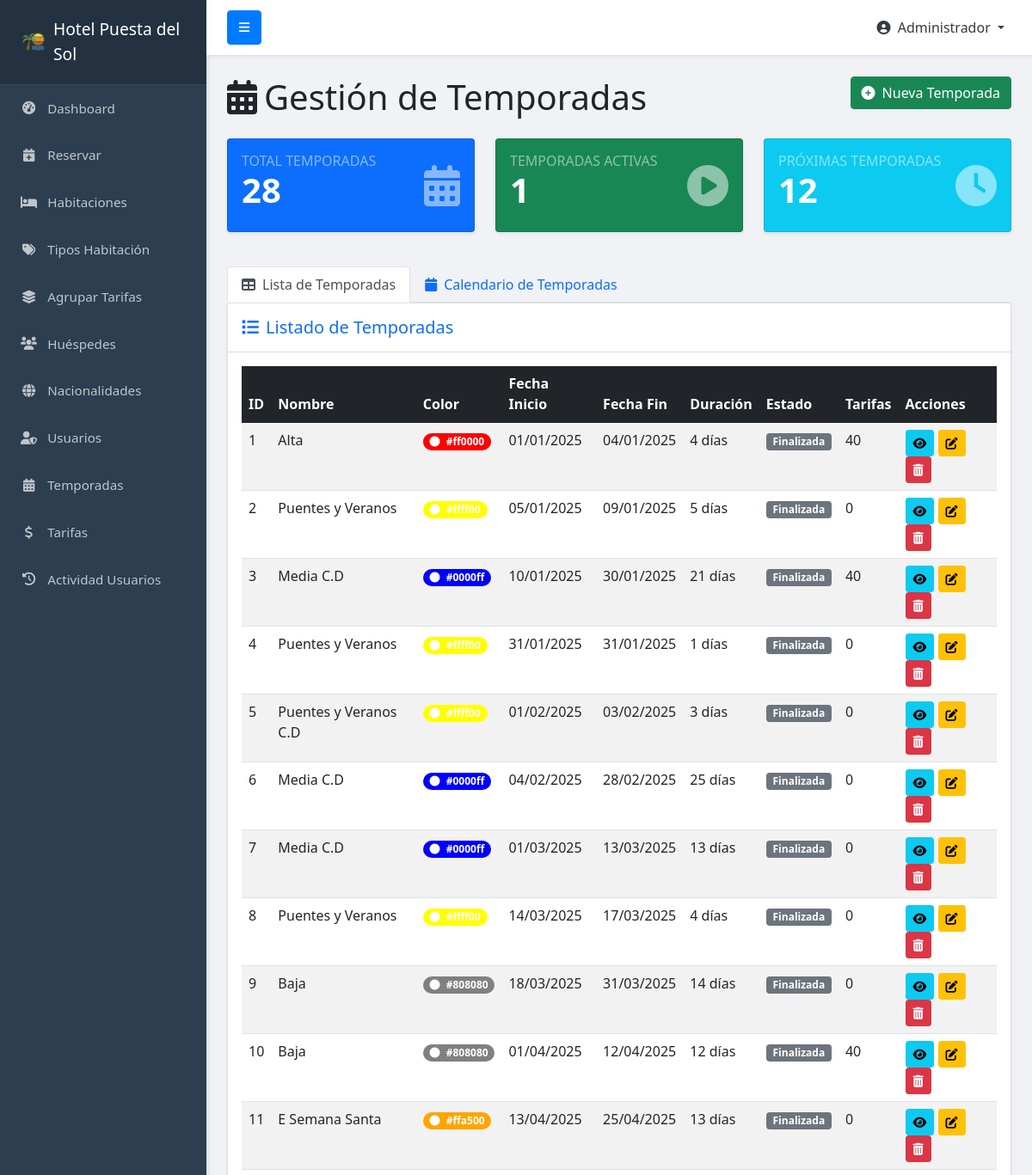
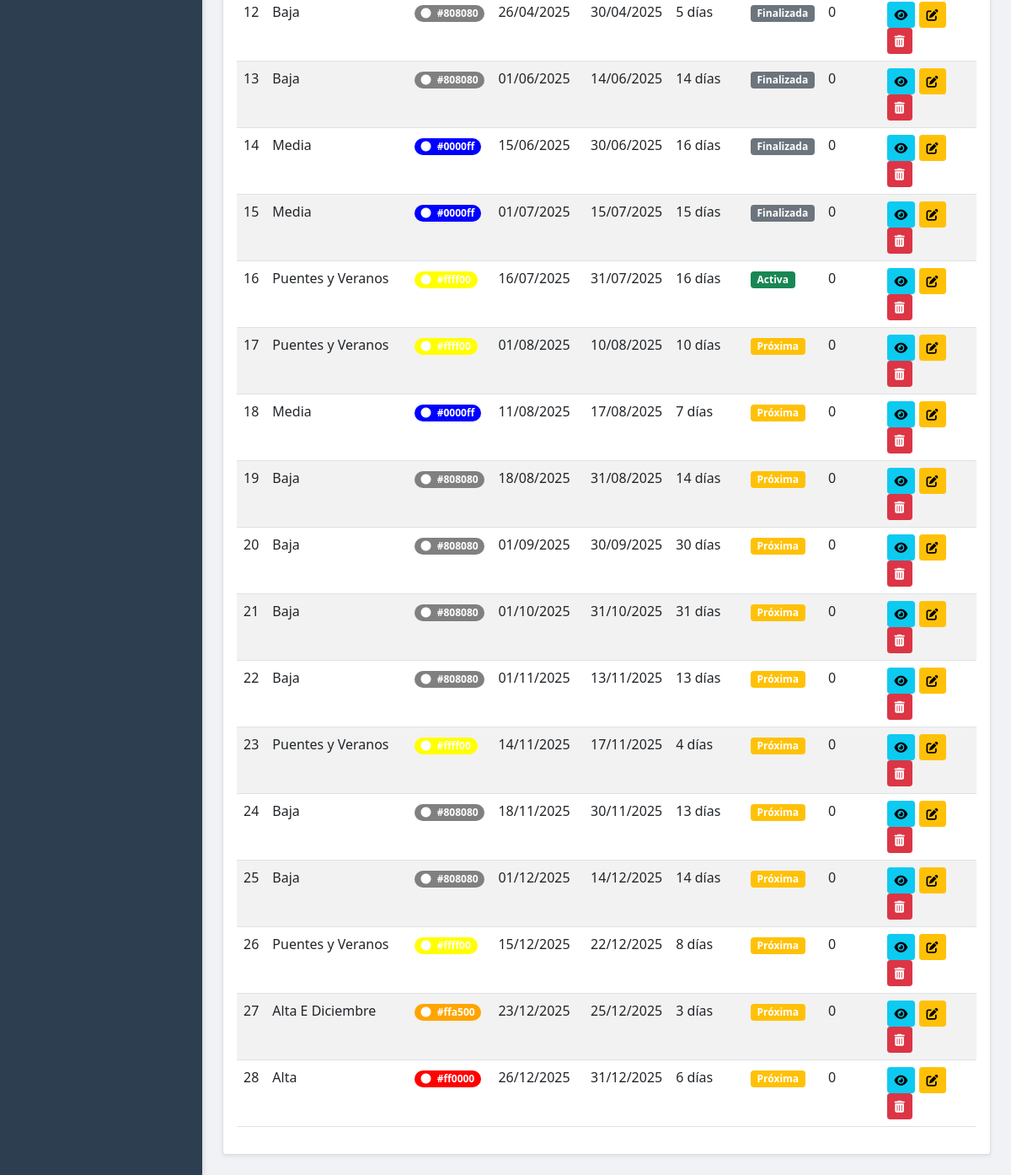
/temporada/temporadas1.php (signed in), run on the app's committed database (2 pictures, top to bottom).
### tables this page shows
CREATE TABLE `temporadas` (
  `id` int(11) NOT NULL,
  `nombre` varchar(100) DEFAULT NULL,
  `fecha_inicio` date DEFAULT NULL,
  `fecha_fin` date DEFAULT NULL,
  `color` varchar(7) DEFAULT '#007bff'
);

### temporada/temporadas1.php (the view, shortened to what this page needs)
<?php
require_once '../config/db_connect.php';
$query_temporadas = "SELECT t.*,
                             (SELECT COUNT(*) FROM tarifas tar WHERE tar.id_temporada = t.id) as total_tarifas
                      FROM temporadas t
                      ORDER BY t.fecha_inicio ASC";
$result_temporadas = mysqli_query($conn, $query_temporadas);
$stats = [];
$stats['total'] = mysqli_num_rows($result_temporadas);
$query_activas = "SELECT COUNT(*) as total FROM temporadas WHERE CURDATE() BETWEEN fecha_inicio AND fecha_fin";
$result_activas = mysqli_query($conn, $query_activas);
$stats['activas'] = mysqli_fetch_assoc($result_activas)['total'];
$query_proximas = "SELECT COUNT(*) as total FROM temporadas WHERE fecha_inicio > CURDATE()";
$result_proximas = mysqli_query($conn, $query_proximas);
$stats['proximas'] = mysqli_fetch_assoc($result_proximas)['total'];
?>
<!DOCTYPE html>
<html lang="es">
<head>
    <link href="https://cdn.jsdelivr.net/npm/bootstrap@5.1.3/dist/css/bootstrap.min.css" rel="stylesheet">
    <link rel="stylesheet" href="https://cdnjs.cloudflare.com/ajax/libs/font-awesome/6.0.0-beta3/css/all.min.css">
    <link rel="stylesheet" href="https://cdn.datatables.net/1.11.3/css/dataTables.bootstrap5.min.css">
    <link rel="stylesheet" href="https://cdn.jsdelivr.net/npm/sweetalert2@11/dist/sweetalert2.min.css">
    <link href="https://cdn.jsdelivr.net/npm/fullcalendar@6.1.8/index.global.min.css" rel="stylesheet">
</head>
<body>
    <?php require_once '../includes/sidebar.php'; ?>
    <div id="page-content-wrapper">
        <div class="container-fluid mt-4">
            <div class="row">
                <div class="col-12">
                    <h1 class="mb-4">
                        <i class="fas fa-calendar-alt me-2"></i>Gestión de Temporadas
                        <button class="btn btn-success float-end" data-bs-toggle="modal" data-bs-target="#modalCrearTemporada">
                            <i class="fas fa-plus-circle me-2"></i>Nueva Temporada
                        </button>
                    </h1>
                </div>
            </div>
            <div class="row mb-4">
                <div class="col-md-4 mb-3">
                    <div class="card bg-primary text-white shadow-sm card-stats">
                        <div class="card-body">
                            <div class="d-flex justify-content-between align-items-center">
                                <div>
                                    <h6 class="text-uppercase text-white-50 mb-0">Total Temporadas</h6>
                                    <h3 class="display-6 fw-bold"><?php echo $stats['total']; ?></h3>
                                </div>
                                <i class="fas fa-calendar-alt fa-3x text-white-50"></i>
                            </div>
                        </div>
                    </div>
                </div>
                <div class="col-md-4 mb-3">
                    <div class="card bg-success text-white shadow-sm card-stats">
                        <div class="card-body">
                            <div class="d-flex justify-content-between align-items-center">
                                <div>
                                    <h6 class="text-uppercase text-white-50 mb-0">Temporadas Activas</h6>
                                    <h3 class="display-6 fw-bold"><?php echo $stats['activas']; ?></h3>
                                </div>
                                <i class="fas fa-play-circle fa-3x text-white-50"></i>
                            </div>
                        </div>
                    </div>
                </div>
                <div class="col-md-4 mb-3">
                    <div class="card bg-info text-white shadow-sm card-stats">
                        <div class="card-body">
                            <div class="d-flex justify-content-between align-items-center">
                                <div>
                                    <h6 class="text-uppercase text-white-50 mb-0">Próximas Temporadas</h6>
                                    <h3 class="display-6 fw-bold"><?php echo $stats['proximas']; ?></h3>
                                </div>
                                <i class="fas fa-clock fa-3x text-white-50"></i>
                            </div>
                        </div>
                    </div>
                </div>
            </div>
            <ul class="nav nav-tabs" id="temporadasTabs" role="tablist">
                <li class="nav-item" role="presentation">
                    <button class="nav-link active" id="tabla-tab" data-bs-toggle="tab" data-bs-target="#tabla" type="button" role="tab">
                        <i class="fas fa-table me-2"></i>Lista de Temporadas
                    </button>
                </li>
                <li class="nav-item" role="presentation">
                    <button class="nav-link" id="calendario-tab" data-bs-toggle="tab" data-bs-target="#calendario" type="button" role="tab">
                        <i class="fas fa-calendar me-2"></i>Calendario de Temporadas
                    </button>
                </li>
            </ul>
            <div class="tab-content" id="temporadasTabsContent">
                <div class="tab-pane fade show active" id="tabla" role="tabpanel">
                    <div class="card shadow-sm mb-4">
                        <div class="card-header bg-white py-3">
                            <h5 class="mb-0 text-primary"><i class="fas fa-list me-2"></i>Listado de Temporadas</h5>
                        </div>
                        <div class="card-body">
                            <div class="table-responsive">
                                <table id="temporadasTable" class="table table-hover table-striped" style="width:100%">
                                    <thead class="table-dark">
                                        <tr>
                                            <th>ID</th>
                                            <th>Nombre</th>
                                            <th>Color</th>
                                            <th>Fecha Inicio</th>
                                            <th>Fecha Fin</th>
                                            <th>Duración</th>
                                            <th>Estado</th>
                                            <th>Tarifas</th>
                                            <th>Acciones</th>
                                        </tr>
                                    </thead>
                                    <tbody>
                                        <?php mysqli_data_seek($result_temporadas, 0); ?>
                                        <?php while ($temporada = mysqli_fetch_assoc($result_temporadas)):
                                            $fecha_actual = date('Y-m-d');
                                            $estado = '';
                                            $estado_class = '';
                                            if ($fecha_actual < $temporada['fecha_inicio']) {
                                                $estado = 'Próxima';
                                                $estado_class = 'bg-warning';
                                            } elseif ($fecha_actual >= $temporada['fecha_inicio'] && $fecha_actual <= $temporada['fecha_fin']) {
                                                $estado = 'Activa';
                                                $estado_class = 'bg-success';
                                            } else {
                                                $estado = 'Finalizada';
                                                $estado_class = 'bg-secondary';
                                            }
                                            $duracion = (strtotime($temporada['fecha_fin']) - strtotime($temporada['fecha_inicio'])) / (60 * 60 * 24) + 1;
                                        ?>
                                            <tr>
                                                <td><?php echo htmlspecialchars($temporada['id']); ?></td>
                                                <td><?php echo htmlspecialchars($temporada['nombre']); ?></td>
                                                <td>
                                                    <span class="badge rounded-pill" style="background-color: <?php echo htmlspecialchars($temporada['color']); ?>; color: white;">
                                                        <i class="fas fa-circle me-1"></i> <?php echo htmlspecialchars($temporada['color']); ?>
                                                    </span>
                                                </td>
                                                <td><?php echo date('d/m/Y', strtotime($temporada['fecha_inicio'])); ?></td>
                                                <td><?php echo date('d/m/Y', strtotime($temporada['fecha_fin'])); ?></td>
                                                <td><?php echo $duracion; ?> días</td>
                                                <td><span class="badge <?php echo $estado_class; ?>"><?php echo $estado; ?></span></td>
                                                <td><?php echo htmlspecialchars($temporada['total_tarifas']); ?></td>
                                                <td>
                                                    <button class="btn btn-sm btn-info ver-detalles-btn" data-id="<?php echo $temporada['id']; ?>" title="Ver Detalles">
                                                        <i class="fas fa-eye"></i>
                                                    </button>
                                                    <button class="btn btn-sm btn-warning editar-btn" data-id="<?php echo $temporada['id']; ?>" title="Editar">
                                                        <i class="fas fa-edit"></i>
                                                    </button>
                                                    <button class="btn btn-sm btn-danger eliminar-btn" data-id="<?php echo $temporada['id']; ?>" title="Eliminar">
                                                        <i class="fas fa-trash-alt"></i>
                                                    </button>
                                                </td>
                                            </tr>
                                        <?php endwhile; ?>
                                    </tbody>
                                </table>
                            </div>
                        </div>
                    </div>
                </div>
            </div>
        </div>
    </div>

### temporada/temporadas1.php (style rules this page uses)
body { overflow-x: hidden; background-color: #f8f9fa; }
.card-stats { transition: transform 0.2s; }

### includes/sidebar.php (style rules this page uses)
body { overflow-x: hidden; background-color: #f0f2f5; }
#page-content-wrapper { min-width: 100vw; }
@media (min-width: 768px) { #page-content-wrapper { min-width: 0; width: 100%; } }

### data on the page
temporadas: id "1", nombre "Alta", color "#ff0000", fecha_inicio "01/01/2025", fecha_fin "04/01/2025", duracion "4", estado "Finalizada", total_tarifas "40"
temporadas: id "2", nombre "Puentes y Veranos", color "#ffff00", fecha_inicio "05/01/2025", fecha_fin "09/01/2025", duracion "5", estado "Finalizada", total_tarifas "0"
temporadas: id "3", nombre "Media C.D", color "#0000ff", fecha_inicio "10/01/2025", fecha_fin "30/01/2025", duracion "21", estado "Finalizada", total_tarifas "40"
temporadas: id "4", nombre "Puentes y Veranos", color "#ffff00", fecha_inicio "31/01/2025", fecha_fin "31/01/2025", duracion "1", estado "Finalizada", total_tarifas "0"
temporadas: id "5", nombre "Puentes y Veranos C.D", color "#ffff00", fecha_inicio "01/02/2025", fecha_fin "03/02/2025", duracion "3", estado "Finalizada", total_tarifas "0"
temporadas: id "6", nombre "Media C.D", color "#0000ff", fecha_inicio "04/02/2025", fecha_fin "28/02/2025", duracion "25", estado "Finalizada", total_tarifas "0"
temporadas: id "7", nombre "Media C.D", color "#0000ff", fecha_inicio "01/03/2025", fecha_fin "13/03/2025", duracion "13", estado "Finalizada", total_tarifas "0"
temporadas: id "8", nombre "Puentes y Veranos", color "#ffff00", fecha_inicio "14/03/2025", fecha_fin "17/03/2025", duracion "4", estado "Finalizada", total_tarifas "0"
temporadas: id "9", nombre "Baja", color "#808080", fecha_inicio "18/03/2025", fecha_fin "31/03/2025", duracion "14", estado "Finalizada", total_tarifas "0"
temporadas: id "10", nombre "Baja", color "#808080", fecha_inicio "01/04/2025", fecha_fin "12/04/2025", duracion "12", estado "Finalizada", total_tarifas "40"
temporadas: id "11", nombre "E Semana Santa", color "#ffa500", fecha_inicio "13/04/2025", fecha_fin "25/04/2025", duracion "13", estado "Finalizada", total_tarifas "0"
temporadas: id "12", nombre "Baja", color "#808080", fecha_inicio "26/04/2025", fecha_fin "30/04/2025", duracion "5", estado "Finalizada", total_tarifas "0"
temporadas: id "13", nombre "Baja", color "#808080", fecha_inicio "01/06/2025", fecha_fin "14/06/2025", duracion "14", estado "Finalizada", total_tarifas "0"
temporadas: id "14", nombre "Media", color "#0000ff", fecha_inicio "15/06/2025", fecha_fin "30/06/2025", duracion "16", estado "Finalizada", total_tarifas "0"
temporadas: id "15", nombre "Media", color "#0000ff", fecha_inicio "01/07/2025", fecha_fin "15/07/2025", duracion "15", estado "Finalizada", total_tarifas "0"
temporadas: id "16", nombre "Puentes y Veranos", color "#ffff00", fecha_inicio "16/07/2025", fecha_fin "31/07/2025", duracion "16", estado "Activa", total_tarifas "0"
temporadas: id "17", nombre "Puentes y Veranos", color "#ffff00", fecha_inicio "01/08/2025", fecha_fin "10/08/2025", duracion "10", fecha_inicio "Próxima", total_tarifas "0"
temporadas: id "18", nombre "Media", color "#0000ff", fecha_inicio "11/08/2025", fecha_fin "17/08/2025", duracion "7", fecha_inicio "Próxima", total_tarifas "0"
temporadas: id "19", nombre "Baja", color "#808080", fecha_inicio "18/08/2025", fecha_fin "31/08/2025", duracion "14", fecha_inicio "Próxima", total_tarifas "0"
temporadas: id "20", nombre "Baja", color "#808080", fecha_inicio "01/09/2025", fecha_fin "30/09/2025", duracion "30", fecha_inicio "Próxima", total_tarifas "0"
temporadas: id "21", nombre "Baja", color "#808080", fecha_inicio "01/10/2025", fecha_fin "31/10/2025", duracion "31", fecha_inicio "Próxima", total_tarifas "0"
temporadas: id "22", nombre "Baja", color "#808080", fecha_inicio "01/11/2025", fecha_fin "13/11/2025", duracion "13", fecha_inicio "Próxima", total_tarifas "0"
temporadas: id "23", nombre "Puentes y Veranos", color "#ffff00", fecha_inicio "14/11/2025", fecha_fin "17/11/2025", duracion "4", fecha_inicio "Próxima", total_tarifas "0"
temporadas: id "24", nombre "Baja", color "#808080", fecha_inicio "18/11/2025", fecha_fin "30/11/2025", duracion "13", fecha_inicio "Próxima", total_tarifas "0"
temporadas: id "25", nombre "Baja", color "#808080", fecha_inicio "01/12/2025", fecha_fin "14/12/2025", duracion "14", fecha_inicio "Próxima", total_tarifas "0"
temporadas: id "26", nombre "Puentes y Veranos", color "#ffff00", fecha_inicio "15/12/2025", fecha_fin "22/12/2025", duracion "8", fecha_inicio "Próxima", total_tarifas "0"
temporadas: id "27", nombre "Alta E Diciembre", color "#ffa500", fecha_inicio "23/12/2025", fecha_fin "25/12/2025", duracion "3", fecha_inicio "Próxima", total_tarifas "0"
temporadas: id "28", nombre "Alta", color "#ff0000", fecha_inicio "26/12/2025", fecha_fin "31/12/2025", duracion "6", fecha_inicio "Próxima", total_tarifas "0"

### other printed values
$_SESSION['nombre'] "Administrador"
$stats['total'] "28"
$stats['activas'] "1"
$stats['proximas'] "12"
